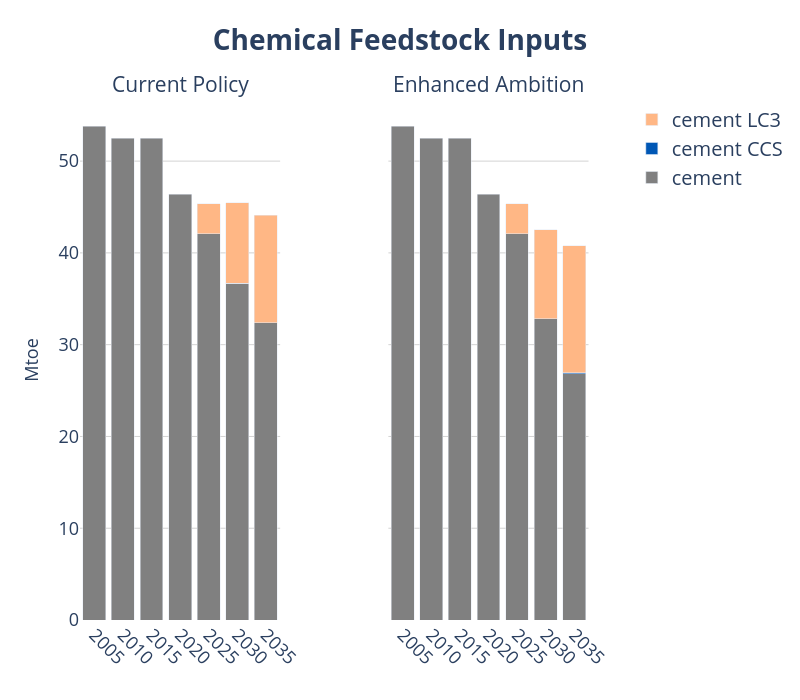

This figure's notebook cell:
### Code cell
years = list(range(2005, 2036, 5))

# Create subplots with secondary y-axes
fig = make_subplots(
    rows=1, cols=2,
    shared_yaxes=True,
    shared_xaxes=True,
    specs=[[{"secondary_y": True}, {"secondary_y": True}]],
    subplot_titles=("Current Policy", "Enhanced Ambition")
)
# === Legend Group: Gases ===

# ------------------------------------------------------------------
# add traces from the first figure → left pane
# ------------------------------------------------------------------
for tr in fig1.data:
    tr.showlegend = False                      # keep legend single
    # NEW → colour & pattern injection
    if tr.name in fuel_colors:
        tr.marker.color = fuel_colors[tr.name]
        pattern = fuel_patterns.get(tr.name)
        if pattern:
            # marker.pattern is available from Plotly 5.3+
            tr.marker.pattern = dict(shape=pattern)

    fig.add_trace(tr, row=1, col=1, secondary_y=False)

# ------------------------------------------------------------------
# add traces from the second figure → right pane
# ------------------------------------------------------------------
for tr in fig2.data:
    if tr.name in fuel_colors:
        tr.marker.color = fuel_colors[tr.name]
        pattern = fuel_patterns.get(tr.name)
        if pattern:
            tr.marker.pattern = dict(shape=pattern)

    fig.add_trace(tr, row=1, col=2, secondary_y=False)


fig.update_layout(
    yaxis=dict(title="EJ", showgrid=True),
    yaxis1=dict(title="EJ", showgrid=True, title_font_size=20),
    
    # Hide secondary y-axis for col 1 (still used internally)
    yaxis2=dict(
        showticklabels=False,
        showgrid=False,
        zeroline=False,
        showline=False,
        title='',
        overlaying='y',
        side='right',
        range=[0, 100]
    ),
    
    # Show secondary y-axis for col 2
    yaxis4=dict(
        showticklabels=False,
        showgrid=False,
        zeroline=False,
        showline=False,
        title='',
        overlaying='y',
        side='right',
        range=[0, 60]
    ),
    barmode='stack',
    plot_bgcolor='rgba(0,0,0,0)',
    width=800, height=700,
)


fig.update_xaxes(tickangle=45)

fig.update_yaxes(range=[None, 60])

fig.update_layout(
    yaxis=dict(title="Mtoe", showgrid=True, gridcolor='lightgray'),
    yaxis3=dict(showgrid=True, gridcolor='lightgray'),
    title=dict(
        text="<b>Chemical Feedstock Inputs</b>",
        font=dict(size=28),
        x=0.5
    ),
    legend=dict(
        traceorder="reversed",
        font=dict(size=20),
        x=1.02, y=1,
        borderwidth=0
    )
)
fig.update_xaxes(
    tickvals=years,
    ticktext=[str(y) for y in years]
)

# adjust axis labels and ticks
fig.update_xaxes(title_font=dict(size=18), tickfont=dict(size=18))
fig.update_yaxes(title_font=dict(size=18), tickfont=dict(size=18))

# bump the subplot titles
fig.update_annotations(font=dict(size=21))

# (if you also set a main title earlier)
fig.update_layout(title=dict(font=dict(size=28)))
fig

### Figure 1 — Plotly figure (JSON) as saved in the notebook; plotly's stock layout.template omitted (floating-point values rounded to 4 significant figures)
{"data": [{"hovertemplate": "tech=cement<br>Year=%{x}<br>value=%{y}<extra></extra>", "legendgroup": "cement", "marker": {"color": "grey", "pattern": {"shape": ""}}, "name": "cement", "orientation": "v", "showlegend": false, "textposition": "auto", "type": "bar", "x": [2005, 2010, 2015, 2020, 2025, 2030, 2035], "xaxis": "x", "y": [53.83, 52.5, 52.5, 46.37, 42.08, 36.7, 32.37], "yaxis": "y"}, {"hovertemplate": "tech=cement CCS<br>Year=%{x}<br>value=%{y}<extra></extra>", "legendgroup": "cement CCS", "marker": {"color": "#0057B5", "pattern": {"shape": ""}}, "name": "cement CCS", "orientation": "v", "showlegend": false, "textposition": "auto", "type": "bar", "x": [2025, 2030, 2035], "xaxis": "x", "y": [0.003135, 0.01356, 0.03617], "yaxis": "y"}, {"hovertemplate": "tech=cement LC3<br>Year=%{x}<br>value=%{y}<extra></extra>", "legendgroup": "cement LC3", "marker": {"color": "#FFB785", "pattern": {"shape": ""}}, "name": "cement LC3", "orientation": "v", "showlegend": false, "textposition": "auto", "type": "bar", "x": [2025, 2030, 2035], "xaxis": "x", "y": [3.269, 8.74, 11.72], "yaxis": "y"}, {"hovertemplate": "tech=cement<br>Year=%{x}<br>value=%{y}<extra></extra>", "legendgroup": "cement", "marker": {"color": "grey", "pattern": {"shape": ""}}, "name": "cement", "orientation": "v", "showlegend": true, "textposition": "auto", "type": "bar", "x": [2005, 2010, 2015, 2020, 2025, 2030, 2035], "xaxis": "x2", "y": [53.83, 52.5, 52.5, 46.37, 42.08, 32.8, 26.83], "yaxis": "y3"}, {"hovertemplate": "tech=cement CCS<br>Year=%{x}<br>value=%{y}<extra></extra>", "legendgroup": "cement CCS", "marker": {"color": "#0057B5", "pattern": {"shape": ""}}, "name": "cement CCS", "orientation": "v", "showlegend": true, "textposition": "auto", "type": "bar", "x": [2025, 2030, 2035], "xaxis": "x2", "y": [0.003133, 0.0377, 0.1305], "yaxis": "y3"}, {"hovertemplate": "tech=cement LC3<br>Year=%{x}<br>value=%{y}<extra></extra>", "legendgroup": "cement LC3", "marker": {"color": "#FFB785", "pattern": {"shape": ""}}, "name": "cement LC3", "orientation": "v", "showlegend": true, "textposition": "auto", "type": "bar", "x": [2025, 2030, 2035], "xaxis": "x2", "y": [3.27, 9.656, 13.82], "yaxis": "y3"}], "layout": {"annotations": [{"font": {"size": 21}, "showarrow": false, "text": "Current Policy", "x": 0.185, "xanchor": "center", "xref": "paper", "y": 1, "yanchor": "bottom", "yref": "paper"}, {"font": {"size": 21}, "showarrow": false, "text": "Enhanced Ambition", "x": 0.755, "xanchor": "center", "xref": "paper", "y": 1, "yanchor": "bottom", "yref": "paper"}], "barmode": "stack", "height": 700, "legend": {"borderwidth": 0, "font": {"size": 20}, "traceorder": "reversed", "x": 1.02, "y": 1}, "plot_bgcolor": "rgba(0,0,0,0)", "title": {"font": {"size": 28}, "text": "<b>Chemical Feedstock Inputs</b>", "x": 0.5}, "width": 800, "xaxis": {"anchor": "y", "domain": [0, 0.37], "tickangle": 45, "tickfont": {"size": 18}, "ticktext": ["2005", "2010", "2015", "2020", "2025", "2030", "2035"], "tickvals": [2005, 2010, 2015, 2020, 2025, 2030, 2035], "title": {"font": {"size": 18}}}, "xaxis2": {"anchor": "y3", "domain": [0.57, 0.94], "tickangle": 45, "tickfont": {"size": 18}, "ticktext": ["2005", "2010", "2015", "2020", "2025", "2030", "2035"], "tickvals": [2005, 2010, 2015, 2020, 2025, 2030, 2035], "title": {"font": {"size": 18}}}, "yaxis": {"anchor": "x", "domain": [0, 1], "gridcolor": "lightgray", "range": [null, 60], "showgrid": true, "tickfont": {"size": 18}, "title": {"font": {"size": 18}, "text": "Mtoe"}}, "yaxis2": {"anchor": "x", "overlaying": "y", "range": [null, 60], "showgrid": false, "showline": false, "showticklabels": false, "side": "right", "tickfont": {"size": 18}, "title": {"font": {"size": 18}, "text": ""}, "zeroline": false}, "yaxis3": {"anchor": "x2", "domain": [0, 1], "gridcolor": "lightgray", "matches": "y", "range": [null, 60], "showgrid": true, "showticklabels": false, "tickfont": {"size": 18}, "title": {"font": {"size": 18}}}, "yaxis4": {"anchor": "x2", "overlaying": "y", "range": [null, 60], "showgrid": false, "showline": false, "showticklabels": false, "side": "right", "tickfont": {"size": 18}, "title": {"font": {"size": 18}, "text": ""}, "zeroline": false}}}
